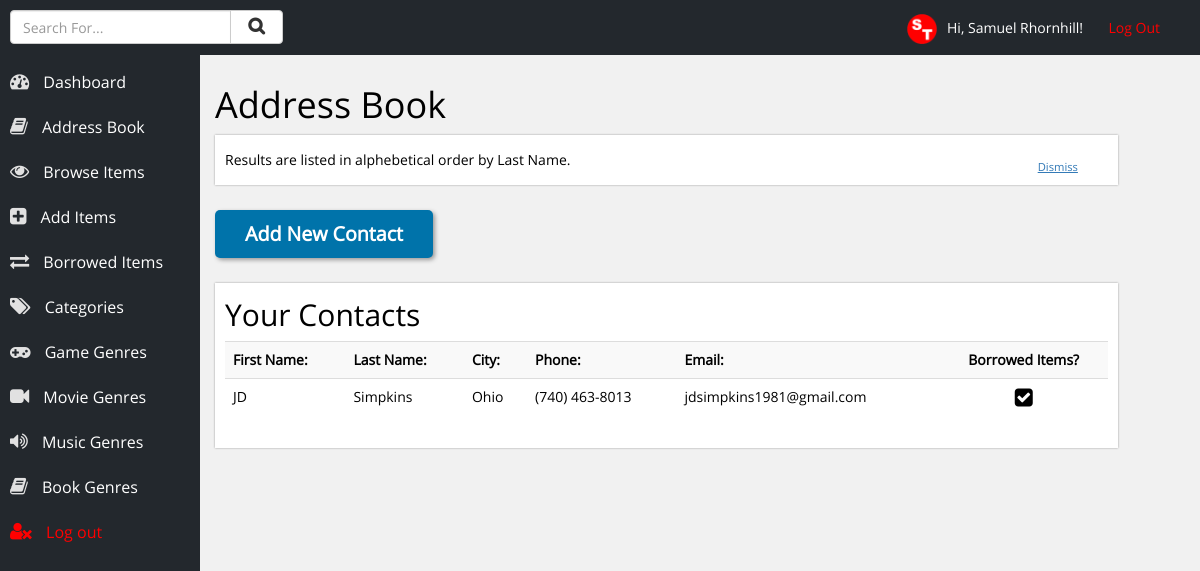
/contacts.php (signed in), run on the app's committed database.
### tables this page shows
CREATE TABLE IF NOT EXISTS `users` (
  `id` int(10) NOT NULL AUTO_INCREMENT,
  `username` varchar(20) NOT NULL,
  `name` varchar(50) NOT NULL,
  `password` varchar(12) NOT NULL,
  PRIMARY KEY (`id`)
);

CREATE TABLE IF NOT EXISTS `contacts` (
  `id` int(11) NOT NULL AUTO_INCREMENT,
  `fname` varchar(50) NOT NULL,
  `lname` varchar(50) NOT NULL,
  `email` varchar(200) NOT NULL,
  `phone` varchar(20) NOT NULL,
  `house_number` varchar(150) NOT NULL,
  `town` varchar(100) NOT NULL,
  `city` varchar(100) NOT NULL,
  `post_code` varchar(25) NOT NULL,
  `borrowed` int(1) NOT NULL,
  `notes` varchar(2000) NOT NULL,
  PRIMARY KEY (`id`)
);

### inc/account-info.php (called while the page is built, shortened)
<?php
	$loggedIn = $_SESSION['username'];
	$result = mysqli_query($con, "SELECT * FROM users WHERE username = '$loggedIn'");
	while ($row = mysqli_fetch_array($result)) {
		$name = $row['name'];
	}
?>

### contacts.php (the view, shortened to what this page needs)
<?php
	include ('inc/db_con.php');
	include ('inc/account-info.php');
	include ('inc/head.php');
?>
	<div class="row content-area">
		<h1>Address Book</h1>
		<div style="margin-bottom:25px;" class="col-xs-11 section hideOnclick">
			<p class="dismiss"><a href="#" onclick="dismiss()">Dismiss</a></p>
			<p>Results are listed in alphebetical order by Last Name.</p>
		</div>
			<button class="btn-custom" onclick="addContact()">Add New Contact</button>
		<div style="margin-top:25px;" class="col-xs-11 section">
			<h2>Your Contacts</h2>
			<table class="table table-contact table-striped">
				<tr>
					<th>First Name:</th>
					<th>Last Name:</th>
					<th>City:</th>
					<th>Phone:</th>
					<th>Email:</th>
					<th class="check" style="text-align:center;">Borrowed Items?</th>
				</tr>
							<?php
								include ('inc/db_con.php');
								$result = mysqli_query($con, "SELECT * FROM contacts ORDER BY lname ASC");
								while ($row = mysqli_fetch_array($result)) {
									echo '<tr class="list" onclick="location.href=\'contact.php?id=' . $row['id'] . '\'">';
										echo '<td>' . $row['fname'] . '</td>';
										echo '<td>' . $row['lname'] . '</td>';
										echo '<td>' . $row['city'] . '</td>';
										echo '<td>' . $row['phone'] . '</td>';
										echo '<td>' . $row['email'] . '</td>';
											echo '<td class="check">';
												if ($row['borrowed']>0) {
													echo '<i class="fa fa-check-square"></i>';
												}
											echo '</td>';
									echo '</tr>';
								}
							?>
			</table>
		</div>
	</div>
<?php include ('inc/footer.php'); ?>

### inc/head.php (shortened to what this page needs)
<!DOCTYPE html>
<html lang="en">
<head>
	<link rel="stylesheet" href="css/bootstrap.min.css" />
	<link rel="stylesheet" href="css/main.css" />
	<link rel="stylesheet" href="css/font-awesome.min.css" />
</head>
<body>
<div class="container-fluid">
	<header>
		<p class="log-out"><img style="max-height:30px; margin-right:10px;" src="images/logo.png" alt="Samuel Thornhill" />Hi, <?php echo $name; ?>! &nbsp; &nbsp; &nbsp; <a href="handlers/log-out.php">Log Out</a></p>
		<div class="row">
			<div class="col-xs-3">
				<p style="">
					<form action="search-results.php" method="POST">
						<div class="input-group">
							<input type="text" class="form-control" name="term" placeholder="Search For..." />
							<span class="input-group-btn">
								<button class="btn btn-default" style="margin-top:-20px;" type="submit" name="submit"><i class="fa fa-search" style="font-weight:bold; padding-left:5px; padding-right:5px; font-size:125%;"></i></button>
							</span>
						</div>
					</form>
				</p>
			</div>
		</div>
	</header>
	<div class="navigation">
		<ul>
			<li><a href="index.php"><i class="fa fa-tachometer"></i> Dashboard</a></li>
			<li><a href="contacts.php"><i class="fa fa-book"></i> Address Book</a></li>
			<li><a href="choose-category.php"><i class="fa fa-eye"></i> Browse Items</a></li>
			<li><a href="add-item.php"><i class="fa fa-plus-square"></i> Add Items</a></li>
			<li><a href="borrowed.php"><i class="fa fa-exchange"></i> Borrowed Items</a></li>
			<li><a href="categories.php"><i class="fa fa-tags"></i> Categories</a></li>
			<li><a href="genre.php?genre=Game"><i class="fa fa-gamepad"></i> Game Genres</a></li>
			<li><a href="genre.php?genre=Movie"><i class="fa fa-video-camera"></i> Movie Genres</a></li>
			<li><a href="genre.php?genre=Music"><i class="fa fa-volume-up"></i> Music Genres</a></li>
			<li><a href="genre.php?genre=Book"><i class="fa fa-book"></i> Book Genres</a></li>
			<li><a style="color:red;" href="handlers/log-out.php"><i style="color:red;" class="fa fa-user-times"></i> Log out</a></li>
		</ul>
	</div>

### css/main.css (style rules this page uses)
body { font-size: 14px; font-family: open-sans; background-color: #f1f1f1; color: black; }
header { width: 100%; background-color: #23282D; height: 55px; line-height: 55px; position: fixed; top: 0px; left: 0px; color: white; z-index: 99; padding-left: 10px; padding-right: 10px; }
header .log-out { float: right; margin-right: 30px; }
header .log-out a { text-decoration: none; color: red; }
.navigation { background-color: #23282D; width: 200px; height: 100%; float: left; position: fixed; top: 0px; left: 0px; padding-top: 40px; color: white; font-size: 16px; }
.navigation ul { list-style-type: none; margin: 0px; padding: 0px; margin-top: 20px; }
.navigation ul li { margin: 0px; padding: 0px; }
.navigation ul li a { color: white; text-decoration: none; height: 45px; line-height: 45px; display: block; padding-left: 10px; }
.navigation ul li a .fa { padding-right: 10px; font-size: 120%; color: #e1e1e1; }
.content-area { margin-left: 200px; padding-top: 65px; margin-bottom: 50px; }
.section { background-color: white; box-shadow: 0px 0px 2px #999; padding: 10px; }
.section h1, .section h2, .section h3, .section h4, .section h5, .section h6 { margin-top: 5px; }
.section p { margin: 0px; padding: 5px 0px 5px 0px; }
.dismiss { position: absolute; bottom: 5px; right: 40px; font-size: 80%; }
.dismiss a { text-decoration: underline; }
.btn-custom { background-color: #0073AA; border-radius: 5px; padding: 10px 30px 10px 30px; font-size: 140%; font-weight: bold; color: white; box-shadow: 2px 2px 4px #999; border: none; }
.table-contact tr.list td.check { text-align: center; }
.table-contact tr.list td.check .fa { font-size: 150%; }

### data on the page
users: name "Samuel Rhornhill"
contacts: fname "JD", lname "Simpkins", city "Ohio", phone "(740) 463-8013", email "jdsimpkins1981@gmail.com", borrowed 1 (drawn)
